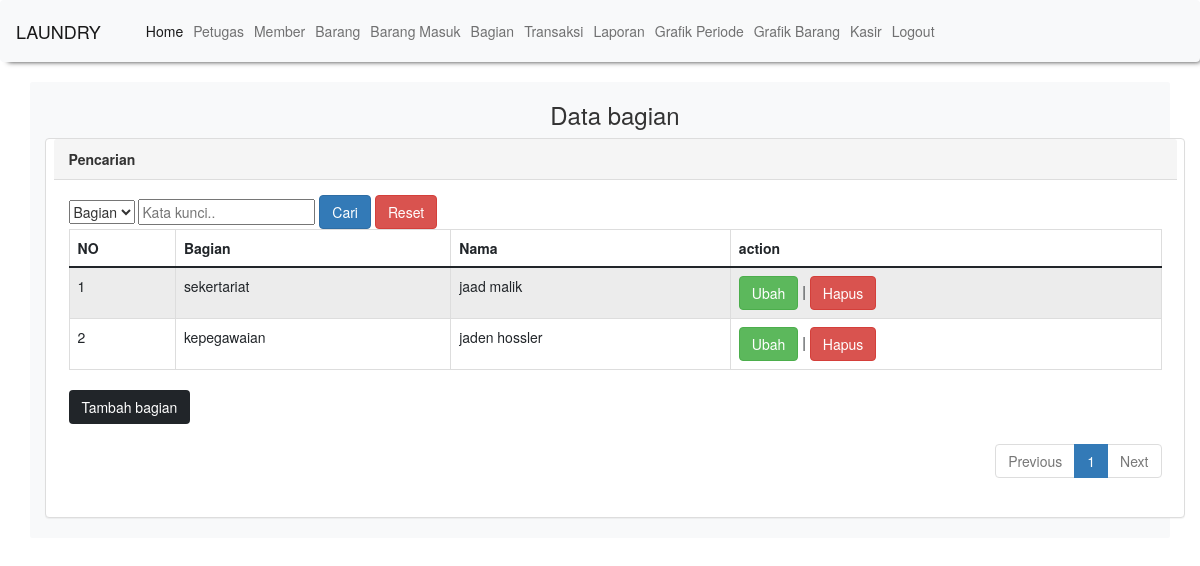
/tampil_bagian.php (signed in), run on the app's committed database.
### tables this page shows
CREATE TABLE `bagian` (
  `id_bagian` int(11) NOT NULL,
  `nama_bagian` varchar(256) NOT NULL
);

CREATE TABLE `member` (
  `NIP` int(11) NOT NULL,
  `nama` varchar(256) NOT NULL,
  `id_bagian` int(11) NOT NULL,
  `password` varchar(256) NOT NULL
);

### tampil_bagian.php (the view, shortened to what this page needs)
<?php include 'koneksi.php'; ?>
<?php include 'header.php'; ?>
<!DOCTYPE html>
<html>
<head>
  <link rel="stylesheet" href="https://maxcdn.bootstrapcdn.com/bootstrap/3.4.0/css/bootstrap.min.css">
</head>
	<body>
	<div class="container">
  <div align="center">
    <h3>Data bagian</h3>
  </div>
  <div class="row">
      <div class="panel panel-default">
        <div class="panel-heading"><b>Pencarian</b></div>
        <div class="panel-body">
<form class="form-inline" >
  <div class="form-group">
    <select class="form-conntrol" id="Kolom" name="Kolom" required="">
      <?php
        $kolom=(isset($_GET['Kolom']))? $_GET['Kolom'] : "";
      ?>
		<option value="nama_bagian" <?php if ($kolom=="nama_bagian") echo "selected"; ?>>Bagian</option>
    </select>
  </div>
  <div class="form-group">
    <input type="text" class="form-conntrol" id="KataKunci" name="KataKunci" placeholder="Kata kunci.." required="" value="<?php if (isset($_GET['KataKunci']))  echo $_GET['KataKunci']; ?>">
  </div>
  <button type="submit" class="btn btn-primary">Cari</button>
  <a href="tampil_bagian.php" class="btn btn-danger">Reset</a>
</form>
<table class="table table-striped table-bordered table-hover">
  <thead>
		 <tr>
		 	<th>NO</th>
			<th>Bagian</th>
			<th>Nama </th>
			<th>action</th>
		 </tr>
		 </thead>
		 <?php
				$page = (isset($_GET['page']))? (int) $_GET['page'] : 1;
				$kolomCari=(isset($_GET['Kolom']))? $_GET['Kolom'] : "";
				$kolomKataKunci=(isset($_GET['KataKunci']))? $_GET['KataKunci'] : "";
				$limit = 4;
				$limitStart = ($page - 1) * $limit;
				if($kolomCari=="" && $kolomKataKunci==""){
					$data_bagian = mysqli_query($conn, "SELECT * FROM bagian LIMIT ".$limitStart.",".$limit);
				}else{
					$data_bagian = mysqli_query($conn, "SELECT * FROM bagian WHERE $kolomCari LIKE '%$kolomKataKunci%' LIMIT ".$limitStart.",".$limit);
				  }
				  $no = $limitStart + 1;
		 		while($d=mysqli_fetch_array($data_bagian)){
					?>
				<tr>
					<td><?php echo $no++; ?></td>
					<td><?php echo $d['nama_bagian']?></td>
					<td>
       					 <?php
                        include "koneksi.php";
                        $qry_get_member=mysqli_query($conn, "select * from member where id_bagian='".$d['id_bagian']."'");
                        $data_member = mysqli_fetch_array($qry_get_member  );
                        echo $data_member['nama'];
                    ?>
               		 </td>
					<td>
			<a href="bagian/ubah_bagian.php?id_bagian=<?=$d['id_bagian']?>"
		class="btn btn-success">Ubah</a> |
      		<a href="bagian/hapus_bagian.php?id_bagian=<?=$d['id_bagian']?>"
		onclick="return confirm('Apakah anda yakin menghapus data ini?')" class="btn btn-danger">Hapus</a>
			</td>
		 </tr>
		 <?php
		 }
		 ?>
		</table>
		<a href="bagian/tambah_bagian.php"
                    class="btn btn-dark">Tambah bagian</a>
					<div align="right">
  <ul class="pagination">
    <?php
      if($page == 1){
    ?>
      <li class="disabled"><a href="#">Previous</a></li>
    <?php
      }
    ?>
	<?php
      if($kolomCari=="" && $kolomKataKunci==""){
        $data_bagian = mysqli_query($conn, "SELECT * FROM bagian");
      }else{
        $data_bagian = mysqli_query($conn, "SELECT * FROM bagian WHERE $kolomCari LIKE '%$kolomKataKunci%'");
      }
      $JumlahData = mysqli_num_rows($data_bagian);
      $jumlahPage = ceil($JumlahData / $limit);
      $jumlahNumber = 1;
      $startNumber = ($page > $jumlahNumber)? $page - $jumlahNumber : 1;
      $endNumber = ($page < ($jumlahPage - $jumlahNumber))? $page + $jumlahNumber : $jumlahPage;
      for($i = $startNumber; $i <= $endNumber; $i++){
        $linkActive = ($page == $i)? ' class="active"' : '';
        if($kolomCari=="" && $kolomKataKunci==""){
    ?>
        <li<?php echo $linkActive; ?>><a href="tampil_bagian.php?page=<?php echo $i; ?>"><?php echo $i; ?></a></li>
    <?php
      }else{
        ?>
        <li<?php echo $linkActive; ?>><a href="tampil_bagian.php?Kolom=<?php echo $kolomCari;?>&KataKunci=<?php echo $kolomKataKunci;?>&page=<?php echo $i; ?>"><?php echo $i; ?></a></li>
        <?php
      }
    }
    ?>
    <?php
     if($page == $jumlahPage){
    ?>
      <li class="disabled"><a href="#">Next</a></li>
    <?php
    }
    ?>
  </ul>
</div>
</body>
</html>

### data on the page
bagian: nama_bagian "sekertariat", member.nama "jaad malik"
bagian: nama_bagian "kepegawaian", member.nama "jaden hossler"
